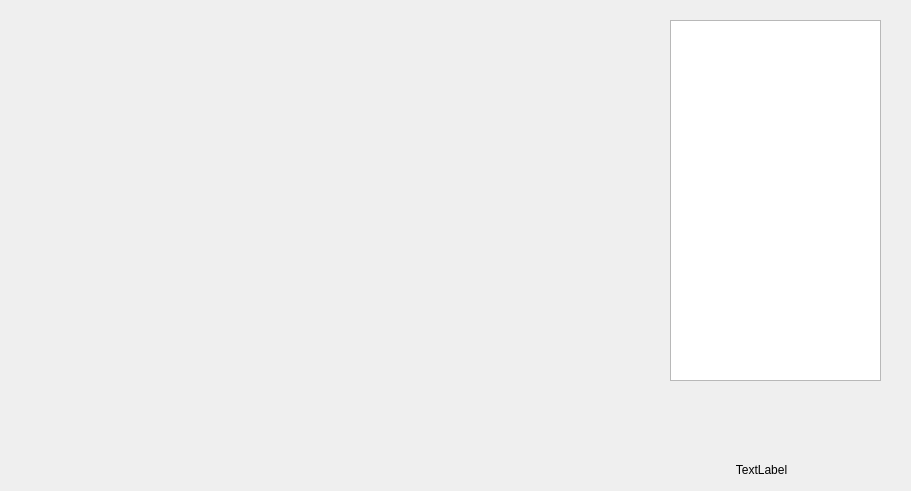
<?xml version="1.0" encoding="UTF-8"?>
<ui version="4.0">
 <class>Dialog_wst_bearbeiten</class>
 <widget class="QDialog" name="Dialog_wst_bearbeiten">
  <property name="geometry">
   <rect>
    <x>0</x>
    <y>0</y>
    <width>911</width>
    <height>491</height>
   </rect>
  </property>
  <property name="windowTitle">
   <string>Dialog</string>
  </property>
  <widget class="QListWidget" name="listWidget_prgtext">
   <property name="geometry">
    <rect>
     <x>670</x>
     <y>20</y>
     <width>211</width>
     <height>361</height>
    </rect>
   </property>
  </widget>
  <widget class="QLabel" name="label_xypos">
   <property name="geometry">
    <rect>
     <x>666</x>
     <y>460</y>
     <width>191</width>
     <height>20</height>
    </rect>
   </property>
   <property name="text">
    <string>TextLabel</string>
   </property>
   <property name="alignment">
    <set>Qt::AlignCenter</set>
   </property>
  </widget>
 </widget>
 <resources/>
 <connections/>
</ui>
